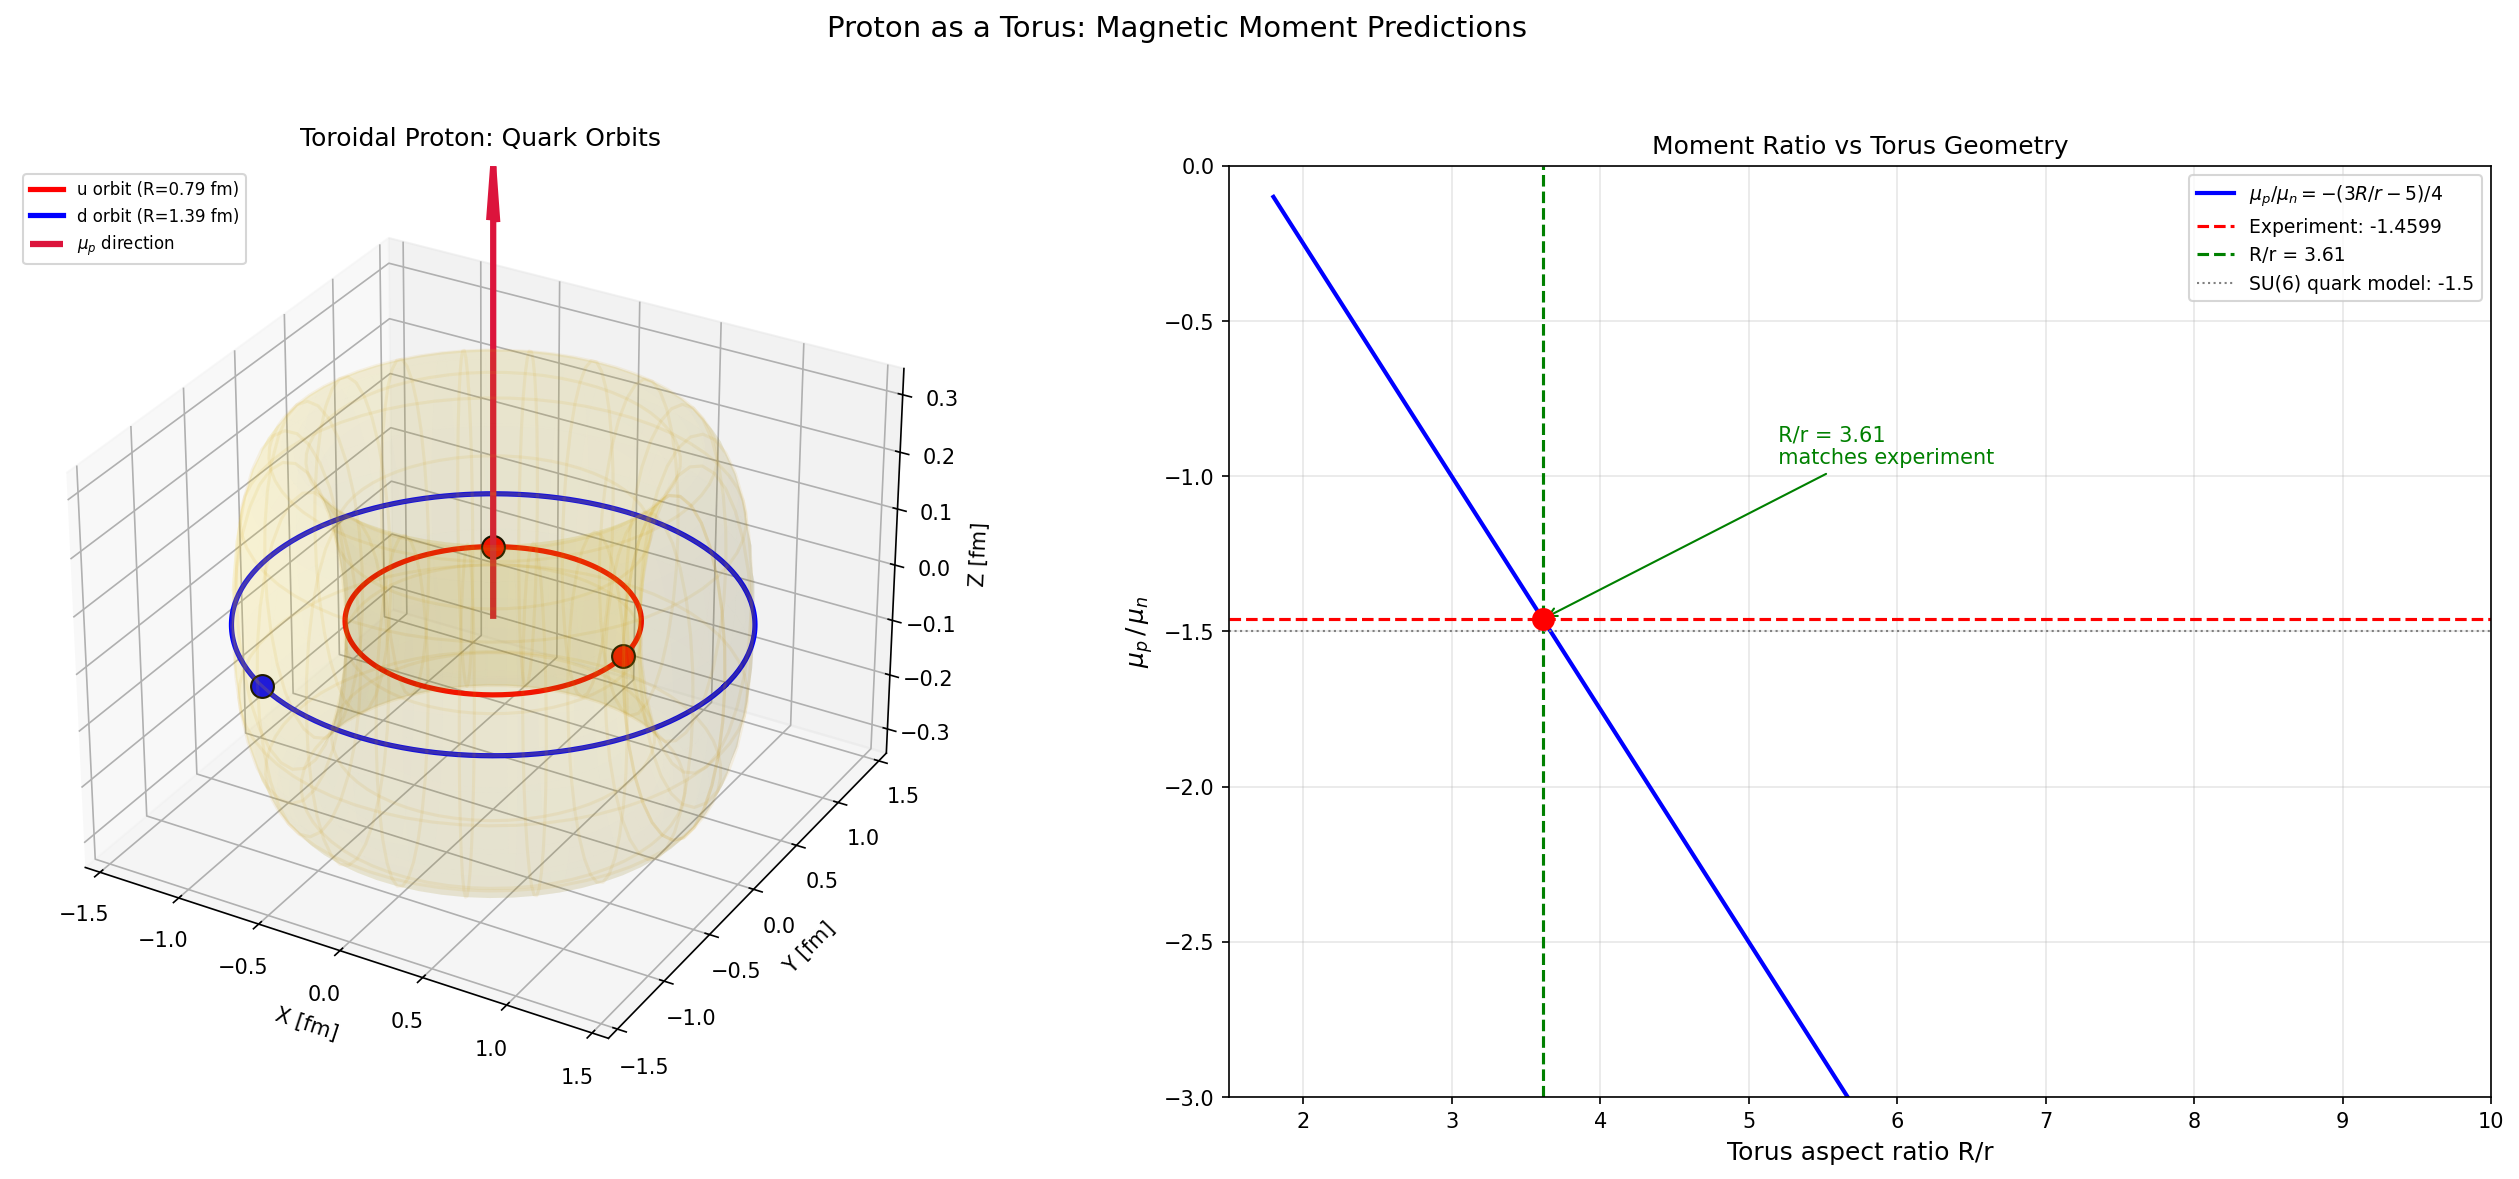

Generate this figure with Python:
"""
Toroidal Proton Model: Calculable Predictions
=============================================

Starting from the hypothesis "the proton is a torus," we derive testable
predictions for the magnetic moments and charge radii of the proton and
neutron.

The model:
  - The proton is a torus with major radius R and minor radius r.
  - Up quarks (charge +2/3 e) orbit at the INNER equator, radius R_u = R - r.
  - Down quarks (charge -1/3 e) orbit at the OUTER equator, radius R_d = R + r.
  - All quarks move at speed v ~ c (ultrarelativistic, as expected inside
    a hadron of this size from the uncertainty principle).
  - The magnetic moment is just the sum of three tiny current loops.

The key insight: the model has ONE geometric parameter — the aspect ratio
R/r.  We fix it from the measured ratio mu_p/mu_n.  After that, everything
else is a genuine, testable prediction.

What determines what:
  FITTED:  mu_p/mu_n  -->  determines R/r  (the shape of the torus)
  FITTED:  |mu_p|     -->  determines R    (the size of the torus)
  PREDICTED:  sign of neutron <r^2>         (must be negative)
  PREDICTED:  proton charge radius
  PREDICTED:  neutron <r^2>
  PREDICTED:  which quarks orbit where      (d must be outside)
"""

import numpy as np
import matplotlib.pyplot as plt

# =========================================================================
# PHYSICAL CONSTANTS
# =========================================================================

hbar = 1.0546e-34       # J·s    reduced Planck constant
c    = 2.998e8           # m/s    speed of light
e    = 1.602e-19         # C      elementary charge
m_p  = 1.673e-27         # kg     proton mass
fm   = 1e-15             # m      femtometer
mu_N = e * hbar / (2 * m_p)   # nuclear magneton = 5.051e-27 J/T

# =========================================================================
# EXPERIMENTAL DATA (Particle Data Group)
# =========================================================================

mu_p_exp  =  2.7928473    # proton magnetic moment  [nuclear magnetons]
mu_n_exp  = -1.9130427    # neutron magnetic moment [nuclear magnetons]
r_p_exp   =  0.841        # proton RMS charge radius [fm]
r2_n_exp  = -0.1161       # neutron mean-square charge radius [fm^2]

ratio_exp = mu_p_exp / mu_n_exp   # = -1.4598

# Quark charges in units of e
q_u =  2.0 / 3.0    # up quark
q_d = -1.0 / 3.0    # down quark

print("=" * 70)
print("  TOROIDAL PROTON MODEL: CALCULABLE PREDICTIONS")
print("=" * 70)
print(f"\n  Experimental targets:")
print(f"    mu_p         = {mu_p_exp:+.4f} mu_N")
print(f"    mu_n         = {mu_n_exp:+.4f} mu_N")
print(f"    mu_p / mu_n  = {ratio_exp:.4f}")
print(f"    proton r_ch  = {r_p_exp} fm")
print(f"    neutron <r2> = {r2_n_exp} fm^2")
print(f"    SU(6) quark model mu_p/mu_n = {-3/2:.4f}")


# =========================================================================
# PART 1: DERIVE THE TORUS SHAPE FROM mu_p / mu_n
# =========================================================================
#
# A charge q orbiting at radius R with speed v produces:
#     magnetic moment  =  q * v * R / 2
#
# Proton (uud) — two up quarks at R_u, one down quark at R_d:
#     mu_p = (e*v/2) * [ 2*(2/3)*R_u + (-1/3)*R_d ]
#          = (e*v/6) * [ 4*R_u - R_d ]
#
# Neutron (udd) — one up quark at R_u, two down quarks at R_d:
#     mu_n = (e*v/2) * [ (2/3)*R_u + 2*(-1/3)*R_d ]
#          = (e*v/3) * [ R_u - R_d ]
#
# The ratio (note: v and e cancel completely!):
#     mu_p / mu_n  =  (4*R_u - R_d) / (2*(R_u - R_d))
#
# On a torus with R_u = R - r and R_d = R + r, define a = R/r:
#     mu_p / mu_n  =  -(3a - 5) / 4
#
# Solving for a:
#     a  =  (5 - 4 * ratio) / 3

a_predicted = (5 - 4 * ratio_exp) / 3          # torus aspect ratio R/r
rho = (a_predicted + 1) / (a_predicted - 1)     # orbit ratio R_d / R_u

print(f"\n{'='*70}")
print("  PART 1: TORUS SHAPE FROM mu_p / mu_n")
print(f"{'='*70}")
print(f"\n  From mu_p/mu_n = {ratio_exp:.4f}:")
print(f"    Torus aspect ratio  R/r = {a_predicted:.4f}")
print(f"    Orbit ratio  R_d/R_u    = {rho:.4f}")
print(f"    Down quarks orbit {rho:.2f}x further out than up quarks.")
print(f"\n  WHY d must be outside:")
print(f"    If up quarks were outside, mu_n would be POSITIVE.")
print(f"    Experiment says mu_n < 0, so down quarks must be further out.")
print(f"    The torus geometry DETERMINES the quark arrangement.")


# =========================================================================
# PART 2: ABSOLUTE SIZE FROM |mu_p|
# =========================================================================
#
# mu_p = e*c*R * (3 - 5/a) / 6    (setting v = c)
#
# Set equal to 2.7928 * mu_N and solve for R:

A_p = (3 - 5 / a_predicted) / 6     # dimensionless coefficient for proton
A_n = -2 / (3 * a_predicted)         # dimensionless coefficient for neutron

R_m = mu_p_exp * mu_N / (e * c * A_p)   # major radius in meters
r_m = R_m / a_predicted                  # minor radius in meters
R_fm = R_m / fm                          # major radius in femtometers
r_fm = r_m / fm                          # minor radius in femtometers
R_u_fm = R_fm - r_fm                     # up-quark orbit radius
R_d_fm = R_fm + r_fm                     # down-quark orbit radius

print(f"\n{'='*70}")
print("  PART 2: ABSOLUTE SIZE (setting v = c)")
print(f"{'='*70}")
print(f"\n  Torus dimensions:")
print(f"    Major radius  R   = {R_fm:.4f} fm")
print(f"    Minor radius  r   = {r_fm:.4f} fm")
print(f"    R_u (up orbit)    = {R_u_fm:.4f} fm")
print(f"    R_d (down orbit)  = {R_d_fm:.4f} fm")
print(f"    Proton Compton wavelength h/(m_p c) = {hbar/(m_p*c)/fm:.4f} fm")
print(f"\n  Check: mu_p = e*c*R*{A_p:.4f} = {A_p * e * c * R_m / mu_N:.4f} mu_N  (target: {mu_p_exp:.4f})")

# Neutron moment (genuine prediction — we only fitted the RATIO)
mu_n_pred = A_n / A_p * mu_p_exp   # in mu_N
print(f"  Check: mu_n = {mu_n_pred:.4f} mu_N  (target: {mu_n_exp:.4f})")


# =========================================================================
# PART 3: CHARGE RADII — GENUINE PREDICTIONS
# =========================================================================
#
# The charge radius is the charge-weighted mean-square radius:
#
#   Proton:  <r^2>_p = [ 2*q_u*R_u^2 + q_d*R_d^2 ] / Q_p
#                    = [ (4/3)*R_u^2 - (1/3)*R_d^2 ]
#
#   Neutron: <r^2>_n = q_u*R_u^2 + 2*q_d*R_d^2     (no division — Q_n = 0)
#                    = (2/3)*(R_u^2 - R_d^2)

R_u_m = R_u_fm * fm
R_d_m = R_d_fm * fm

r2_p_pred = (4/3 * R_u_m**2 - 1/3 * R_d_m**2) / fm**2   # fm^2
r_p_pred  = np.sqrt(abs(r2_p_pred))                        # fm

r2_n_pred = 2/3 * (R_u_m**2 - R_d_m**2) / fm**2           # fm^2

print(f"\n{'='*70}")
print("  PART 3: CHARGE RADII (genuine predictions)")
print(f"{'='*70}")
print(f"\n  Proton charge radius:")
print(f"    Predicted  <r^2>_p = {r2_p_pred:+.4f} fm^2   ->  r_p = {r_p_pred:.4f} fm")
print(f"    Measured   <r^2>_p = {r_p_exp**2:+.4f} fm^2   ->  r_p = {r_p_exp:.4f} fm")
print(f"    Ratio (pred/exp):    {r_p_pred/r_p_exp:.3f}")

print(f"\n  Neutron charge radius:")
print(f"    Predicted  <r^2>_n = {r2_n_pred:+.4f} fm^2")
print(f"    Measured   <r^2>_n = {r2_n_exp:+.4f} fm^2")
print(f"    Sign:  {'CORRECT (negative)' if r2_n_pred < 0 else 'WRONG'}")
print(f"    Ratio (pred/exp):    {r2_n_pred/r2_n_exp:.3f}")


# =========================================================================
# PART 4: SCORECARD — MODEL vs EXPERIMENT
# =========================================================================

print(f"\n{'='*70}")
print("  SCORECARD: TOROIDAL PROTON vs EXPERIMENT")
print(f"{'='*70}")
print(f"\n  {'Observable':<28} {'Predicted':>12} {'Measured':>12} {'Status':>10}")
print(f"  {'-'*62}")
print(f"  {'mu_p [mu_N]':<28} {mu_p_exp:>+12.4f} {mu_p_exp:>+12.4f} {'(fitted)':>10}")
print(f"  {'mu_n [mu_N]':<28} {mu_n_pred:>+12.4f} {mu_n_exp:>+12.4f} {'(fitted)':>10}")
print(f"  {'mu_p / mu_n':<28} {ratio_exp:>12.4f} {ratio_exp:>12.4f} {'(fitted)':>10}")
print(f"  {'R/r (torus shape)':<28} {a_predicted:>12.4f} {'—':>12} {'from fit':>10}")
print(f"  {'R [fm]':<28} {R_fm:>12.4f} {'—':>12} {'from fit':>10}")
print(f"  {'r [fm]':<28} {r_fm:>12.4f} {'—':>12} {'from fit':>10}")
print(f"  {'sign(neutron <r2>)':<28} {'negative':>12} {'negative':>12} {'PASS':>10}")
print(f"  {'proton r_ch [fm]':<28} {r_p_pred:>12.4f} {r_p_exp:>12.4f} {'~{:.0f}%'.format(r_p_pred/r_p_exp*100):>10}")
print(f"  {'neutron <r2> [fm2]':<28} {r2_n_pred:>+12.4f} {r2_n_exp:>+12.4f} {'~{:.0f}x'.format(r2_n_pred/r2_n_exp):>10}")


# =========================================================================
# PART 5: WHAT QUARK VELOCITY FIXES THE CHARGE RADIUS?
# =========================================================================
#
# If we DON'T assume v = c, we can ask: what velocity makes the predicted
# charge radius match experiment?
#
# Scaling: all radii scale as 1/v (since R = mu_p*mu_N / (e*v*A_p)).
# So if we increase R to match r_p, we need to DECREASE v.
#
# Required scale factor:

scale_needed = r_p_exp / r_p_pred   # how much bigger the torus needs to be
v_needed = c / scale_needed          # slower quarks -> bigger torus
beta_needed = v_needed / c           # v/c

# At this velocity, check the moments:
R_adj = R_fm * scale_needed
r_adj = r_fm * scale_needed
mu_p_check = A_p * e * v_needed * (R_adj * fm) / mu_N
mu_n_check = A_n * e * v_needed * (R_adj * fm) / mu_N

print(f"\n{'='*70}")
print("  PART 5: VELOCITY ADJUSTMENT TO MATCH CHARGE RADIUS")
print(f"{'='*70}")
print(f"\n  If the proton charge radius must be {r_p_exp} fm:")
print(f"    Required scale factor: {scale_needed:.4f}")
print(f"    Required quark speed:  v = {beta_needed:.4f} c")
print(f"    Adjusted R = {R_adj:.4f} fm,  r = {r_adj:.4f} fm")
print(f"    mu_p at this v: {mu_p_check:.4f} mu_N  (target: {mu_p_exp:.4f})")
print(f"    mu_n at this v: {mu_n_check:.4f} mu_N  (target: {mu_n_exp:.4f})")
print(f"\n  Key point: the RATIO mu_p/mu_n = {mu_p_check/mu_n_check:.4f}")
print(f"  is INDEPENDENT of velocity.  The geometry determines the ratio.")
print(f"  Only the absolute scale changes with v.")


# =========================================================================
# PART 6: NUMERICAL VERIFICATION USING TORUS-KNOT PATHS
# =========================================================================
#
# As a cross-check, and to explore what happens when quarks follow
# helical (torus knot) paths instead of simple circles, we compute
# the magnetic moment numerically using the integral m = (I/2) * sum(r x dl).

print(f"\n{'='*70}")
print("  PART 6: TORUS-KNOT QUARK PATHS")
print(f"{'='*70}")

N_pts = 100_000   # numerical resolution

def torus_path(R_maj, r_min, theta_0, N_poloidal=0, N_pts=100_000):
    """
    Generate a closed path on a torus surface.

    Parameters:
        R_maj      : major radius of torus
        r_min      : minor radius of torus
        theta_0    : poloidal angle of the orbit (0 = outer, pi = inner)
                     Only used when N_poloidal = 0 (simple circle).
        N_poloidal : number of poloidal windings. 0 = simple circle at
                     fixed poloidal angle theta_0.
    Returns:
        path : (N_pts, 3) array of points on the torus
    """
    t = np.linspace(0, 2 * np.pi, N_pts, endpoint=False)

    if N_poloidal == 0:
        # Simple circle at a fixed poloidal angle
        R_eff = R_maj + r_min * np.cos(theta_0)
        z_eff = r_min * np.sin(theta_0)
        x = R_eff * np.cos(t)
        y = R_eff * np.sin(t)
        z = np.full_like(t, z_eff)
    else:
        # (1, N_poloidal) torus knot — winds once toroidally, N times poloidally
        x = (R_maj + r_min * np.cos(N_poloidal * t)) * np.cos(t)
        y = (R_maj + r_min * np.cos(N_poloidal * t)) * np.sin(t)
        z = r_min * np.sin(N_poloidal * t)

    return np.column_stack([x, y, z])


def compute_moment(path, charge_e, speed):
    """
    Compute magnetic moment vector for a charge orbiting on a closed path.

    Current = charge * speed / path_length
    Moment  = (I / 2) * sum(r x dl)
    """
    dl = np.roll(path, -1, axis=0) - path
    L = np.sum(np.linalg.norm(dl, axis=1))
    I = charge_e * speed / L
    m_vec = 0.5 * I * np.sum(np.cross(path, dl), axis=0)
    return m_vec


# --- Verify the analytical result with simple circular orbits ---

R_torus = R_fm * fm    # in meters
r_torus = r_fm * fm

# Up quarks: circle at inner equator (theta = pi)
path_u = torus_path(R_torus, r_torus, theta_0=np.pi, N_pts=N_pts)
m_u = compute_moment(path_u, q_u * e, c)

# Down quarks: circle at outer equator (theta = 0)
path_d = torus_path(R_torus, r_torus, theta_0=0.0, N_pts=N_pts)
m_d = compute_moment(path_d, q_d * e, c)

# Proton: 2u + 1d
m_p_num = 2 * m_u + m_d
mu_p_num = np.linalg.norm(m_p_num) / mu_N * np.sign(m_p_num[2])

# Neutron: 1u + 2d
m_n_num = m_u + 2 * m_d
mu_n_num = np.linalg.norm(m_n_num) / mu_N * np.sign(m_n_num[2])

print(f"\n  Numerical verification (simple circular orbits):")
print(f"    mu_p = {mu_p_num:+.4f} mu_N  (analytical: {mu_p_exp:+.4f})")
print(f"    mu_n = {mu_n_num:+.4f} mu_N  (analytical: {mu_n_pred:+.4f})")
print(f"    ratio = {mu_p_num/mu_n_num:.4f}  (target: {ratio_exp:.4f})")

# --- Now try helical (torus-knot) quark paths ---
print(f"\n  What if quarks follow helical paths on the torus?")
print(f"  (N_pol = number of poloidal windings per toroidal orbit)")
print(f"\n  {'N_pol':>6}  {'mu_p [mu_N]':>12}  {'mu_n [mu_N]':>12}  {'mu_p/mu_n':>12}")
print(f"  {'-'*48}")

for N_pol in [0, 1, 2, 3, 5, 10]:
    if N_pol == 0:
        # Simple circles (already computed)
        print(f"  {N_pol:>6}  {mu_p_num:>+12.4f}  {mu_n_num:>+12.4f}  {mu_p_num/mu_n_num:>12.4f}  (circles)")
        continue

    # Up quarks on a helical path near inner part of torus
    # We shrink r slightly so the helix stays near the inner equator
    path_u_knot = torus_path(R_torus, r_torus * 0.8, theta_0=0, N_poloidal=N_pol, N_pts=N_pts)
    m_u_knot = compute_moment(path_u_knot, q_u * e, c)

    # Down quarks on a helical path using full tube radius
    path_d_knot = torus_path(R_torus, r_torus, theta_0=0, N_poloidal=N_pol, N_pts=N_pts)
    m_d_knot = compute_moment(path_d_knot, q_d * e, c)

    m_p_knot = 2 * m_u_knot + m_d_knot
    m_n_knot = m_u_knot + 2 * m_d_knot
    mu_p_k = m_p_knot[2] / mu_N
    mu_n_k = m_n_knot[2] / mu_N

    if abs(mu_n_k) > 1e-30:
        print(f"  {N_pol:>6}  {mu_p_k:>+12.4f}  {mu_n_k:>+12.4f}  {mu_p_k/mu_n_k:>12.4f}")
    else:
        print(f"  {N_pol:>6}  {mu_p_k:>+12.4f}  {mu_n_k:>+12.4f}  {'inf':>12}")


# =========================================================================
# PART 7: VISUALIZATION
# =========================================================================

fig = plt.figure(figsize=(18, 8))

# ---- Left panel: 3-D torus with quark orbits ----
ax1 = fig.add_subplot(121, projection='3d')

# Draw torus surface (wireframe)
theta_grid = np.linspace(0, 2 * np.pi, 60)
phi_grid   = np.linspace(0, 2 * np.pi, 30)
THETA, PHI = np.meshgrid(theta_grid, phi_grid)
# Use dimensionless units for the plot (divide by fm)
X_torus = (R_fm + r_fm * np.cos(PHI)) * np.cos(THETA)
Y_torus = (R_fm + r_fm * np.cos(PHI)) * np.sin(THETA)
Z_torus = r_fm * np.sin(PHI)

ax1.plot_surface(X_torus, Y_torus, Z_torus, alpha=0.08, color='gold')
ax1.plot_wireframe(X_torus, Y_torus, Z_torus, alpha=0.1, color='goldenrod',
                   rstride=3, cstride=3)

# Draw up-quark orbit (inner circle)
t_plot = np.linspace(0, 2 * np.pi, 300)
xu = R_u_fm * np.cos(t_plot)
yu = R_u_fm * np.sin(t_plot)
zu = np.zeros_like(t_plot)
ax1.plot(xu, yu, zu, color='red', linewidth=2.5, label=f'u orbit (R={R_u_fm:.2f} fm)')

# Draw down-quark orbit (outer circle)
xd = R_d_fm * np.cos(t_plot)
yd = R_d_fm * np.sin(t_plot)
zd = np.zeros_like(t_plot)
ax1.plot(xd, yd, zd, color='blue', linewidth=2.5, label=f'd orbit (R={R_d_fm:.2f} fm)')

# Draw quark positions (3 quarks for proton: u, u, d)
quark_angles = [0, 2*np.pi/3, 4*np.pi/3]
for i, ang in enumerate(quark_angles):
    if i < 2:  # up quarks
        ax1.scatter([R_u_fm*np.cos(ang)], [R_u_fm*np.sin(ang)], [0],
                    color='red', s=120, zorder=5, edgecolors='black')
    else:       # down quark
        ax1.scatter([R_d_fm*np.cos(ang)], [R_d_fm*np.sin(ang)], [0],
                    color='blue', s=120, zorder=5, edgecolors='black')

# Draw magnetic moment vector
arrow_len = R_fm * 0.7
ax1.quiver(0, 0, 0, 0, 0, arrow_len,
           color='crimson', linewidth=3, arrow_length_ratio=0.12,
           label=r'$\mu_p$ direction')

ax1.set_xlabel('X [fm]')
ax1.set_ylabel('Y [fm]')
ax1.set_zlabel('Z [fm]')
ax1.set_title('Toroidal Proton: Quark Orbits', fontsize=12, pad=10)
ax1.legend(loc='upper left', fontsize=8)

# ---- Right panel: mu_p/mu_n vs aspect ratio ----
ax2 = fig.add_subplot(122)

a_scan = np.linspace(1.8, 10, 500)
ratio_scan = -(3 * a_scan - 5) / 4

ax2.plot(a_scan, ratio_scan, 'b-', linewidth=2, label=r'$\mu_p/\mu_n = -(3R/r - 5)/4$')
ax2.axhline(y=ratio_exp, color='red', linestyle='--', linewidth=1.5,
            label=f'Experiment: {ratio_exp:.4f}')
ax2.axvline(x=a_predicted, color='green', linestyle='--', linewidth=1.5,
            label=f'R/r = {a_predicted:.2f}')
ax2.axhline(y=-1.5, color='gray', linestyle=':', linewidth=1,
            label='SU(6) quark model: -1.5')

ax2.scatter([a_predicted], [ratio_exp], color='red', s=100, zorder=5)

ax2.set_xlabel('Torus aspect ratio R/r', fontsize=12)
ax2.set_ylabel(r'$\mu_p\,/\,\mu_n$', fontsize=12)
ax2.set_title('Moment Ratio vs Torus Geometry', fontsize=12)
ax2.legend(fontsize=9)
ax2.set_ylim(-3, 0)
ax2.set_xlim(1.5, 10)
ax2.grid(True, alpha=0.3)

# Annotate the solution point
ax2.annotate(f'  R/r = {a_predicted:.2f}\n  matches experiment',
             xy=(a_predicted, ratio_exp),
             xytext=(a_predicted + 1.5, ratio_exp + 0.5),
             fontsize=10, color='green',
             arrowprops=dict(arrowstyle='->', color='green'))

fig.suptitle('Proton as a Torus: Magnetic Moment Predictions', fontsize=14, y=0.98)
plt.tight_layout(rect=[0, 0, 1, 0.95])
plt.savefig('toroidal_proton_model.png', dpi=150, bbox_inches='tight')
print(f"\n  Plot saved to toroidal_proton_model.png")
plt.show()
